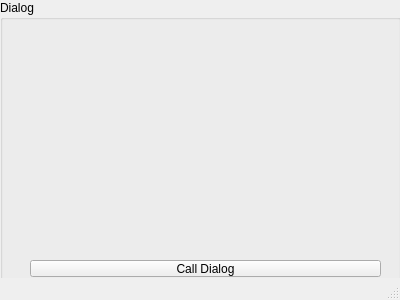
<?xml version="1.0" encoding="UTF-8"?>
<ui version="4.0">
 <class>MainWindow</class>
 <widget class="QMainWindow" name="MainWindow">
  <property name="geometry">
   <rect>
    <x>0</x>
    <y>0</y>
    <width>400</width>
    <height>300</height>
   </rect>
  </property>
  <property name="windowTitle">
   <string>MainWindow</string>
  </property>
  <widget class="QWidget" name="centralwidget">
   <widget class="QGroupBox" name="groupBox">
    <property name="geometry">
     <rect>
      <x>0</x>
      <y>0</y>
      <width>401</width>
      <height>291</height>
     </rect>
    </property>
    <property name="title">
     <string>Dialog</string>
    </property>
    <widget class="QPushButton" name="pushButton">
     <property name="geometry">
      <rect>
       <x>30</x>
       <y>260</y>
       <width>351</width>
       <height>17</height>
      </rect>
     </property>
     <property name="text">
      <string>Call Dialog</string>
     </property>
    </widget>
    <widget class="QLabel" name="label">
     <property name="geometry">
      <rect>
       <x>10</x>
       <y>20</y>
       <width>371</width>
       <height>221</height>
      </rect>
     </property>
     <property name="font">
      <font>
       <pointsize>14</pointsize>
       <weight>75</weight>
       <bold>true</bold>
      </font>
     </property>
     <property name="contextMenuPolicy">
      <enum>Qt::DefaultContextMenu</enum>
     </property>
     <property name="text">
      <string/>
     </property>
     <property name="wordWrap">
      <bool>true</bool>
     </property>
    </widget>
   </widget>
  </widget>
  <widget class="QStatusBar" name="statusbar"/>
 </widget>
 <resources/>
 <connections/>
</ui>
